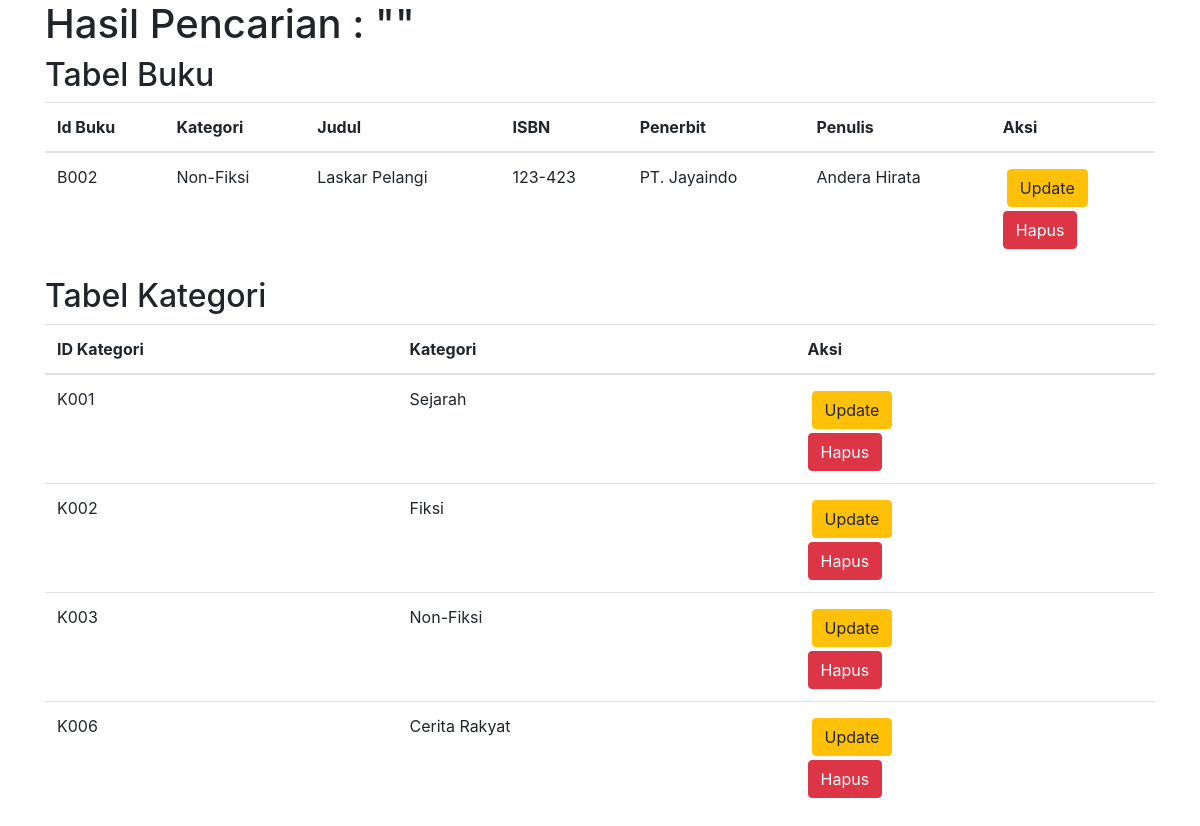
The page /cari.php on the database its author committed.
### tables this page shows
CREATE TABLE `kategori` (
  `id_kategori` varchar(11) NOT NULL,
  `kategori` varchar(100) NOT NULL
);

### cari.php (the view, shortened to what this page needs)
<!DOCTYPE html>
<html lang="en">
<head>
    <link rel="stylesheet" href="https://cdn.jsdelivr.net/npm/bootstrap@4.5.3/dist/css/bootstrap.min.css">
</head>
</head>
<body>
    <?php
    include "koneksi.php";
    $cari = $_GET['cari'];
    $query = "SELECT * from v2 WHERE id_buku LIKE '%$cari%' OR judul LIKE '%$cari%' OR kategori LIKE '%$cari%' OR isbn LIKE '%$cari%' OR penerbit LIKE '%$cari%' OR penulis LIKE '%$cari%'";
    $query2 = "SELECT * from kategori WHERE id_kategori LIKE '%$cari%' OR kategori LIKE '%$cari%'";
    $data = mysqli_query($koneksi, $query);
    $data2 = mysqli_query($koneksi, $query2);
    ?>
    <div class="container">
        <h1>Hasil Pencarian : "<?= $cari ?>"</h1>
        <h2>Tabel Buku</h2>
        <table class="table">
            <thead>
                <th>Id Buku</th>
                <th>Kategori</th>
                <th>Judul</th>
                <th>ISBN</th>
                <th>Penerbit</th>
                <th>Penulis</th>
                <th>Aksi</th>
            </thead>
            <tbody>
                <?php
                while ($row = mysqli_fetch_assoc($data)) {
                ?>
                    <tr>
                        <td><?= $row['id_buku'] ?></td>
                        <td><?= $row['kategori'] ?></td>
                        <td><?= $row['judul'] ?></td>
                        <td><?= $row['isbn'] ?></td>
                        <td><?= $row['penerbit'] ?></td>
                        <td><?= $row['penulis'] ?></td>
                        <td>
                            <form action="updateBuku.php" class="m-1">
                                <button class="btn btn-warning">Update</button>
                            </form>
                            <form action="hapusBuku.php">
                                <button class="btn btn-danger">Hapus</button>
                            </form>
                        </td>
                    </tr>
                <?php
                }
                ?>
            </tbody>
        </table>
        <h2>Tabel Kategori</h2>
        <table class="table">
            <thead>
                <th>ID Kategori</th>
                <th>Kategori</th>
                <th>Aksi</th>
            </thead>
            <tbody>
                <?php
                while ($row2 = mysqli_fetch_assoc($data2)) {
                ?>
                    <tr>
                        <td><?= $row2['id_kategori'] ?></td>
                        <td><?= $row2['kategori'] ?></td>
                        <td>
                            <form action="updateKategori.php" class="m-1">
                                <button class="btn btn-warning">Update</button>
                            </form>
                            <form action="hapusKategori.php">
                                <button class="btn btn-danger">Hapus</button>
                            </form>
                        </td>
                    </tr>
                <?php
                }
                ?>
            </tbody>
        </table>
    </div>
</body>
</html>

### rows shown on the page
kategori: id_kategori "K001", kategori "Sejarah"
kategori: id_kategori "K002", kategori "Fiksi"
kategori: id_kategori "K003", kategori "Non-Fiksi"
kategori: id_kategori "K006", kategori "Cerita Rakyat"

### other values the page prints
$row['id_buku'] "B002"
$row['kategori'] "Non-Fiksi"
$row['judul'] "Laskar Pelangi"
$row['isbn'] "123-423"
$row['penerbit'] "PT. Jayaindo"
$row['penulis'] "Andera Hirata"
